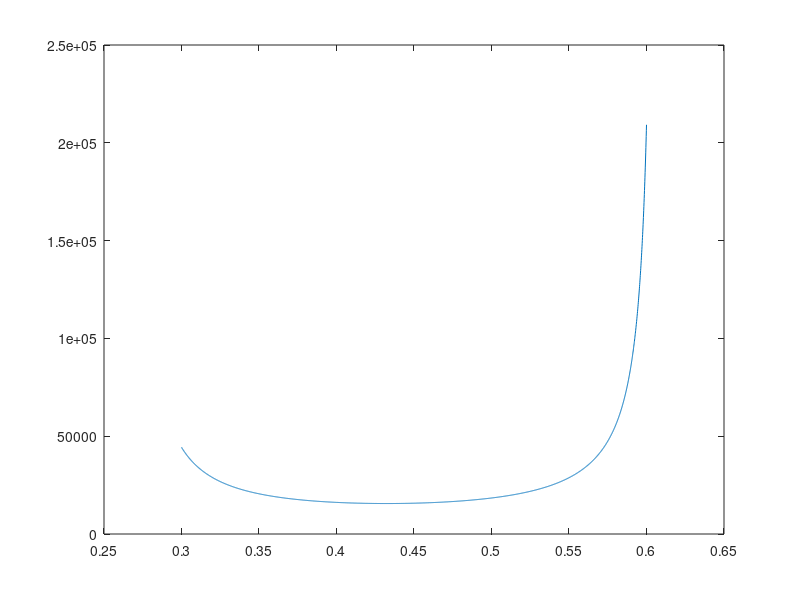

This figure's MATLAB source:
%AAE 251 Fall 2024
%Homework 4
%AAE251_HW4_Q2
%Authors: Hudson Reynolds and Preston Wright

%% Initializations:
% constants:
g0 = 9.80665; % gravitational constant [m s^-2]

% write the initializations for the two stage rocket
dVTot = 11850; % total delta-V [m/s]
mPay = 99;     % payload mass [kg]
fInert = 1/12; % inert mass fraction for both stages

% define parameters for the first stage:
IspStage1 = 295;     % Isp of first stage [s]
C1 = IspStage1 * g0; % exhaust velocity of stage 1 [m/s]

% define parameters for the second stage:
IspStage2 = 355;     % Isp of second stage [s]
C2 = IspStage2 * g0; % exhaust velocity of stage 2 [m/s]

%% Calculations:

% The initial Gross Lift Off Weight (GLOW) is a function of the delta-v
% proportion for stage 1 and stage 2, alpha 1 and alpha 2, respectively.
% These proportions add to one. To find the ideal value, the value of alpha
% 1 is iterated over in the span from 0.1 to 0.8.

% Initial mass is determined from a variation of the Tsiolkovsky Rocket
% equation for two stages

% create the for loop for iteration:

i = 0;

alphaList = 0.3:0.0001:0.6;

for alpha1 = alphaList

    % create an array index
    i = i + 1;

    % write the delta v of each stage in terms of the alpha variable
    dV1 = alpha1 * dVTot;
    dV2 = (1 - alpha1) * dVTot;
    
    % calculate the mass fraction of each stage:
    MR1 = exp(dV1 / C1);
    MR2 = exp(dV2 / C2);


    % figure out the initial mass:

    mI(i) = mPay * ((MR1 * (1-fInert)) / (1-fInert*MR1)) * ((MR2*(1-fInert)) / (1-fInert*MR2));

    % mI(i) = mPay * (MR2 * (1 - fInert) * MR1 * (1 - fInert)) / ((1 - fInert * MR2) * (1 - fInert * MR1));

end

figure(1)
plot(alphaList, mI)


